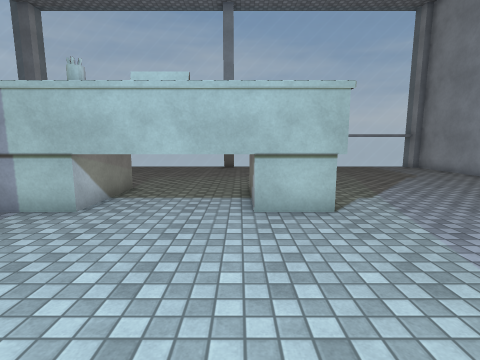
[1] (above)

17 first-person views from a walk through a 3-D level made in the Unity game engine. The camera is 1.5 m above the floor, tilts 8° down and sees 85° across. The floor is counted in squares, 1 m on a side. Each view is taken from the middle of a square. On the plan, view 1 faces up. The plan holds only what a view shows up to about 14 squares ahead; the rest is blank. The place goes on beyond the plan. Surface patterns are stand-ins for the level's own textures.

[2]
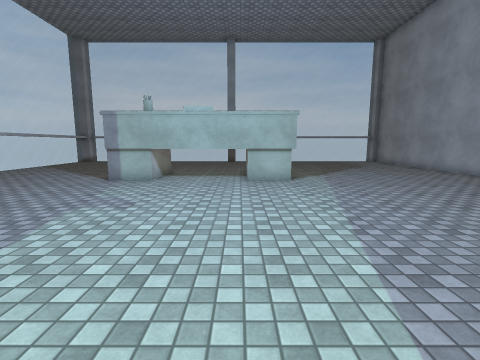

[3]
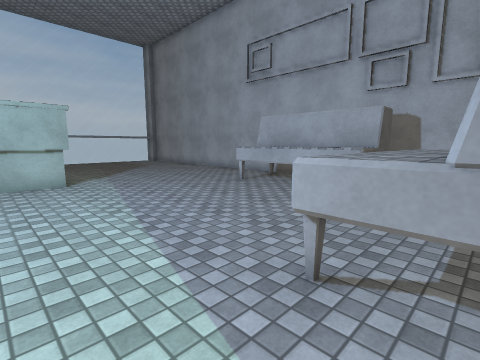

[4]
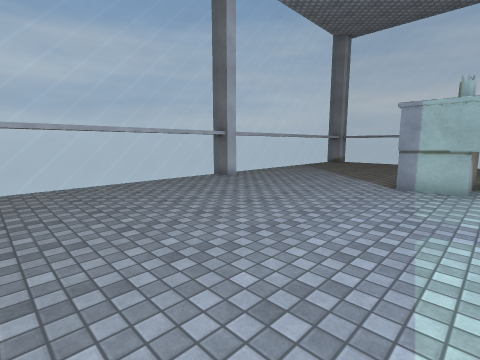

[5]
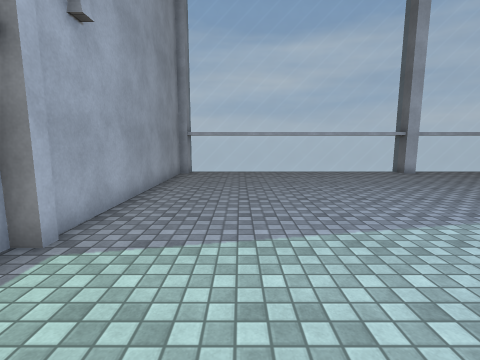

[6]
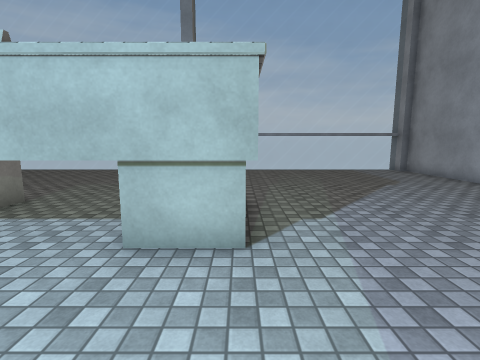

[7]
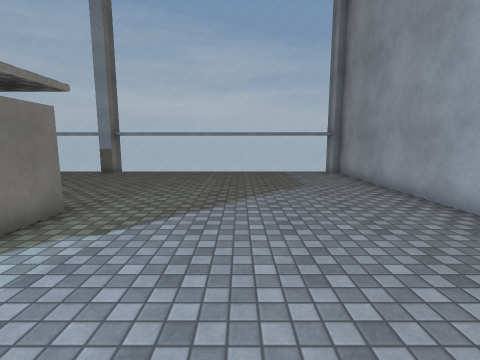

[8]
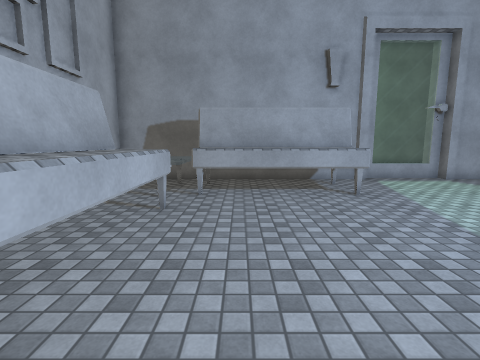

[9]
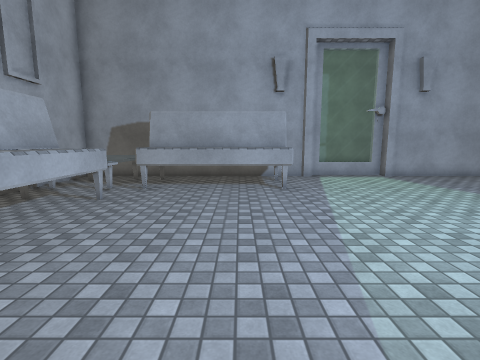

[10]
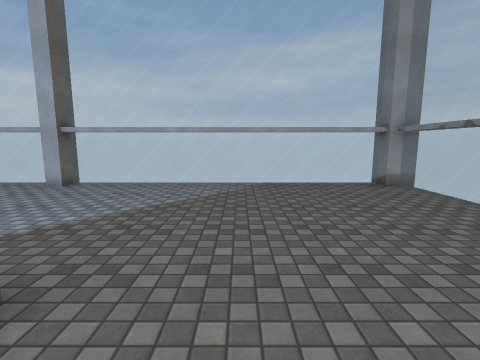

[11]
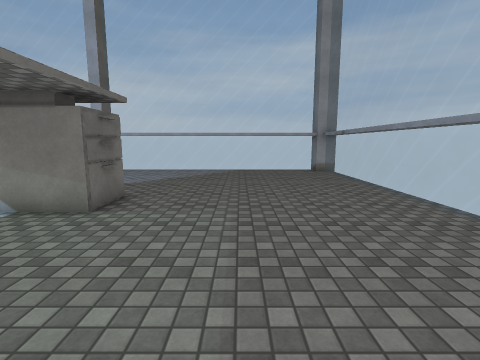

[12]
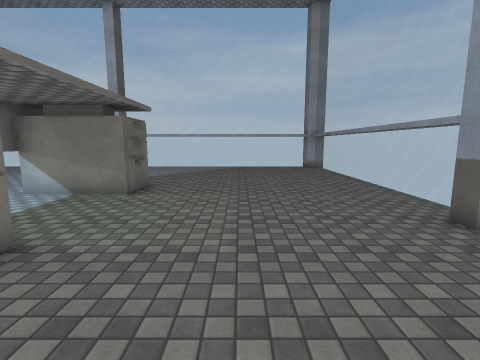

[13]
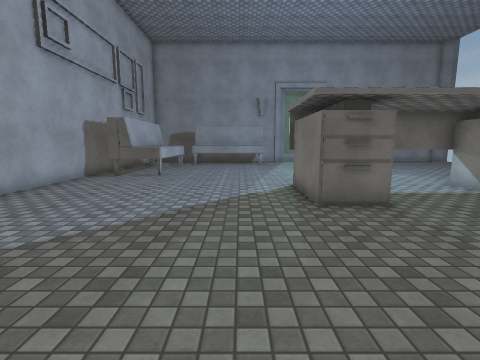

[14]
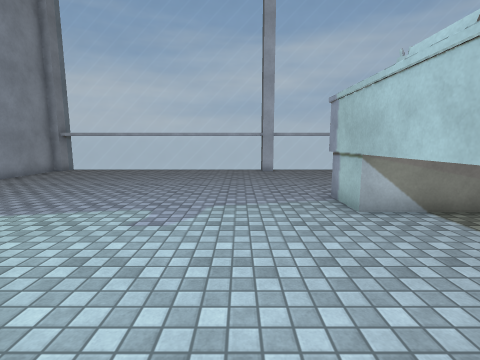

[15]
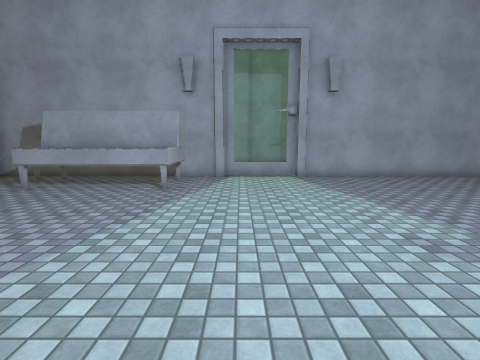

[16]
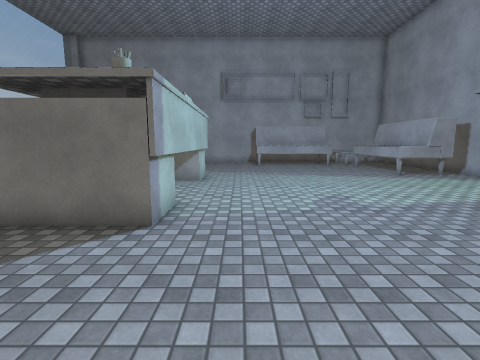

[17]
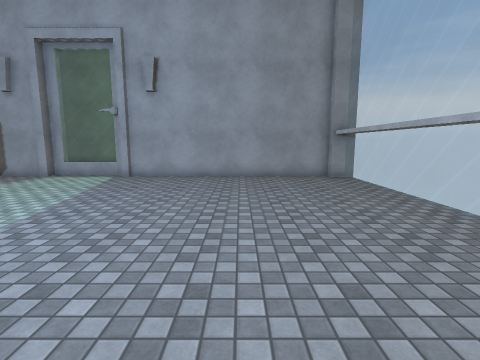

### Floor plan
Key: @ floor where view 1 was taken; # wall or solid block; . floor; = window, fence, low wall or low ledge; ^ raised ledge; T thing the floor can be seen under or through.
Columns run from 13 left of view 1 to 11 right of it. Each row starts with its distance up from view 1.
 17  #==========#===========#
 16 =#......................#
 15 =.......................#
 14 =.......................#
 13 =.......................#
 12 =.......................#
 11 =.......................#
 10 =.......................#
  9 =.......##....##........#
  8 =.......##...T #........#
  7 =.......##...T #........#
  6 =.......##...T##........#
  5 =#........TTT...........#
  4 =#......................#
  3 =....................^###
  2 =....................^#
  1 =....................^#
  0 =............@.......^#
 -1 =....................^#
 -2 =....................^###
 -3 =....................^^^#
 -4 =..............#^^^^^^  #
 -5 =..............######^  #
 -6 =..............######^^^#
 -7 =##########===###########
 -8           #   #

Where each view was taken, in squares from view 1:
view 1: 0 up, 0 right, facing up
view 2: 5 down, 0 right, facing up
view 3: 5 down, 0 right, facing up-right
view 4: 4 down, 3 left, facing up-left
view 5: 4 down, 1 right, facing left
view 6: 2 up, 2 right, facing up
view 7: 3 up, 6 right, facing up
view 8: 4 up, 6 right, facing down
view 9: 5 up, 4 right, facing down
view 10: 11 up, 3 left, facing left
view 11: 12 up, 2 right, facing left
view 12: 12 up, 4 right, facing left
view 13: 15 up, 4 right, facing down
view 14: 3 up, 2 right, facing left
view 15: 5 up, 0 right, facing down
view 16: 4 up, 10 left, facing right
view 17: 5 up, 8 left, facing down
